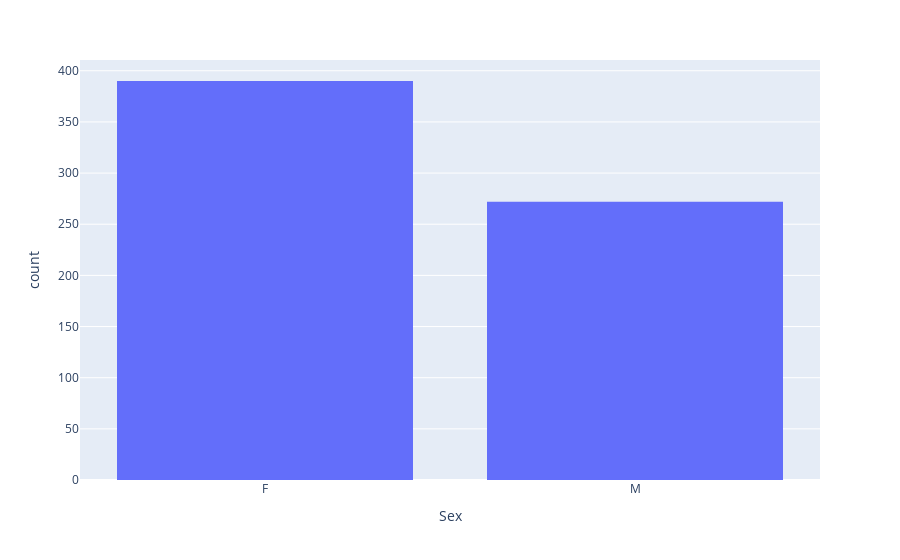

Notebook code for this chart:
### Code cell
fig = px.histogram(x=data['sex'],  labels={'x':'Sex'})
fig.show()

### Figure 1 — Plotly figure (JSON) as saved in the notebook; plotly's stock layout.template omitted (floating-point values rounded to 4 significant figures; data arrays with more than 128 entries replaced by an {"elided": "..."} marker saying what was removed)
{"data": [{"alignmentgroup": "True", "bingroup": "x", "hovertemplate": "Sex=%{x}<br>count=%{y}<extra></extra>", "legendgroup": "", "marker": {"color": "#636efa"}, "name": "", "offsetgroup": "", "orientation": "v", "showlegend": false, "type": "histogram", "x": {"elided": "662 str values"}, "xaxis": "x", "yaxis": "y"}], "layout": {"barmode": "relative", "legend": {"tracegroupgap": 0}, "margin": {"t": 60}, "xaxis": {"anchor": "y", "domain": [0, 1], "title": {"text": "Sex"}}, "yaxis": {"anchor": "x", "domain": [0, 1], "title": {"text": "count"}}}}
